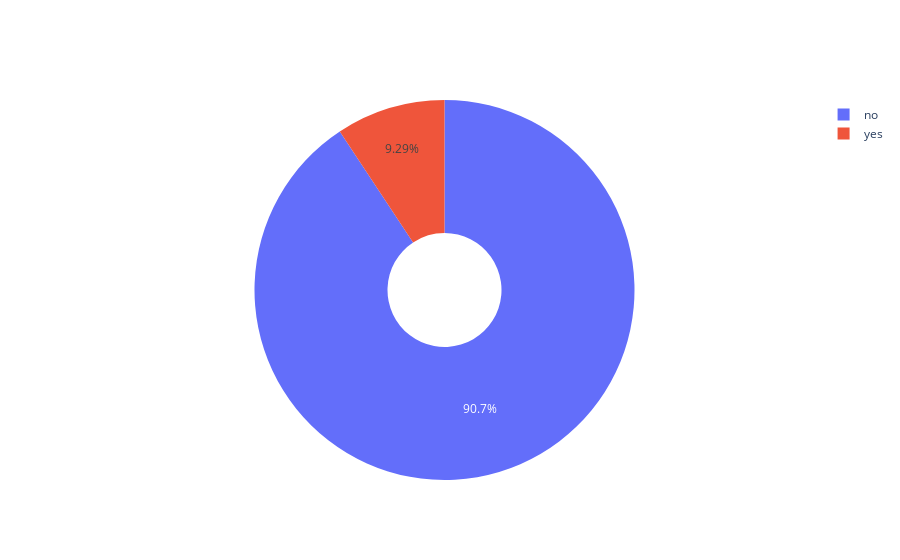

This figure's notebook cell:
### Markdown cell above
<a id="EDA"></a>
## 4. **Exploratory Data Analysis**

### Code cell
import plotly.express as px
import plotly.graph_objects as go

labels = ['yes','no']
values = [df_train[df_train['term_deposit'] == 'yes'].shape[0] , df_train[df_train['term_deposit'] == 'no'].shape[0]]

# Use `hole` to create a donut-like pie chart
fig = go.Figure(data=[go.Pie(labels=labels, values=values, hole=.3)])
fig.show()

### Figure 1 — Plotly figure (JSON) as saved in the notebook; plotly's stock layout.template omitted (floating-point values rounded to 4 significant figures)
{"data": [{"hole": 0.3, "labels": ["yes", "no"], "type": "pie", "values": [3961, 38678]}], "layout": {}}
